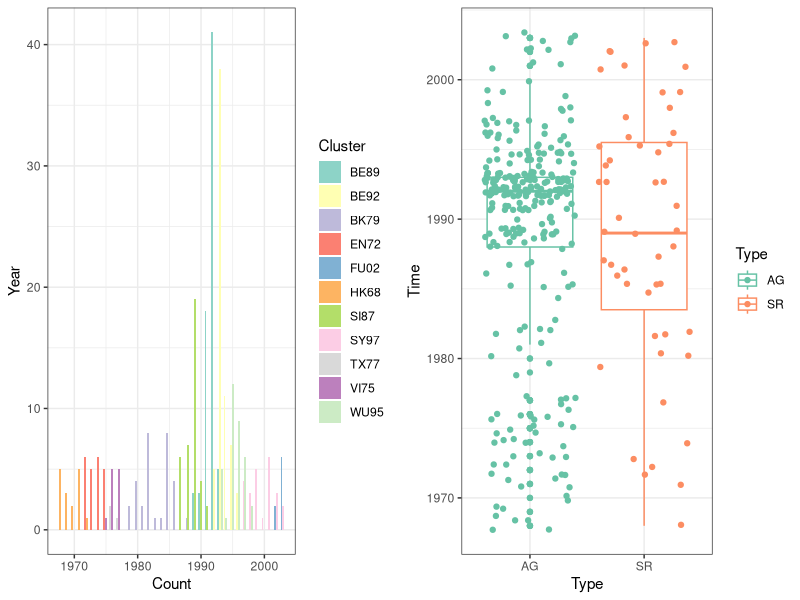
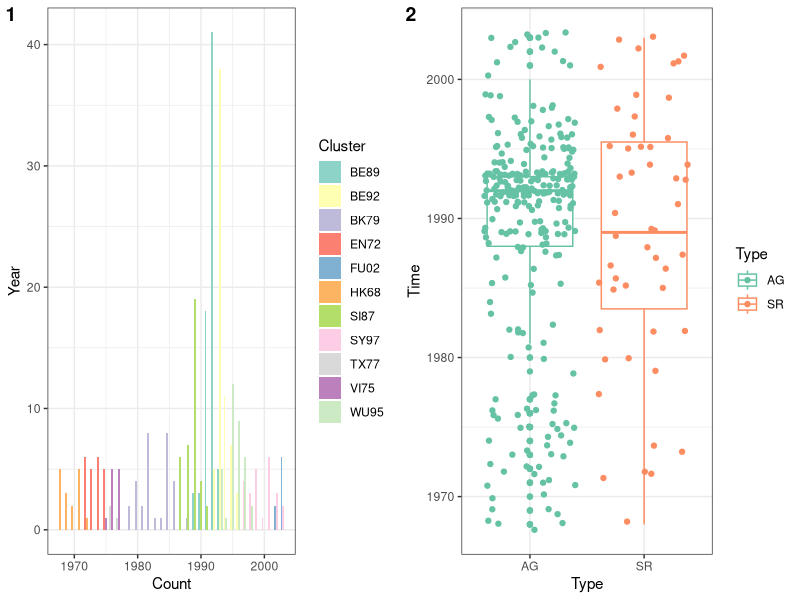
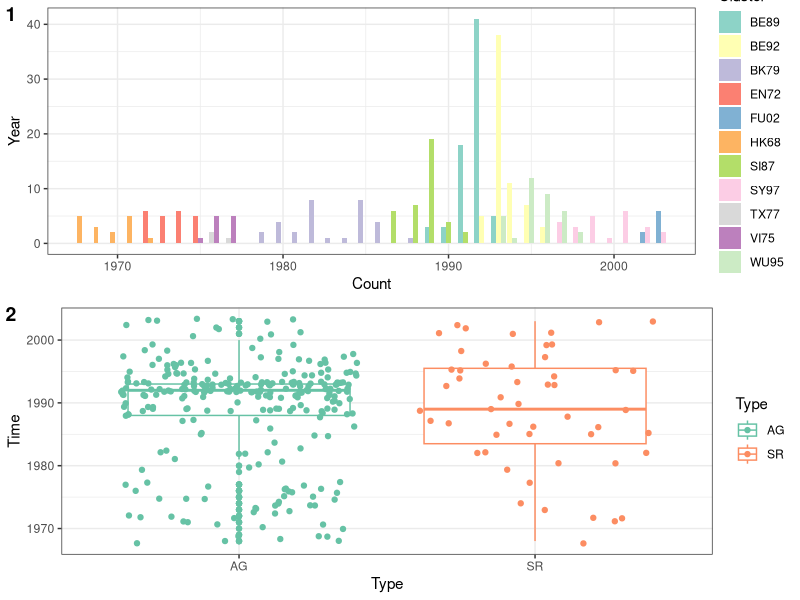
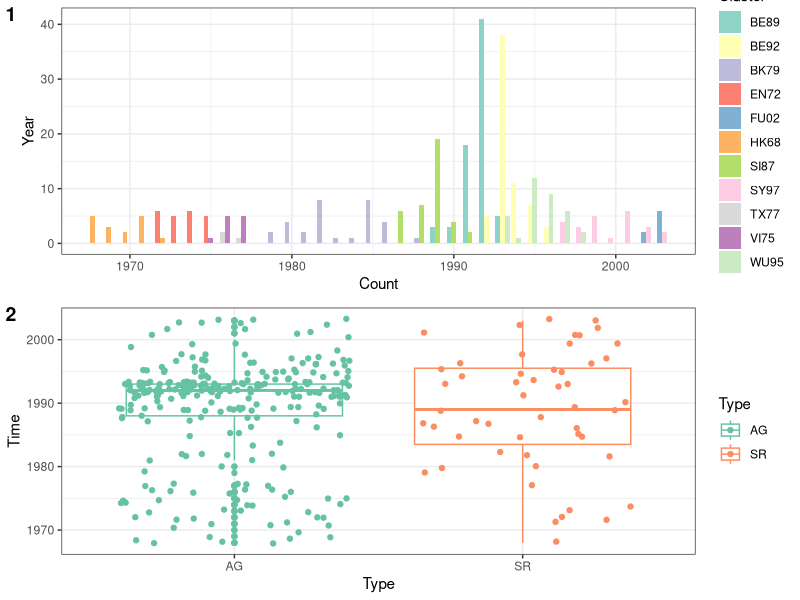
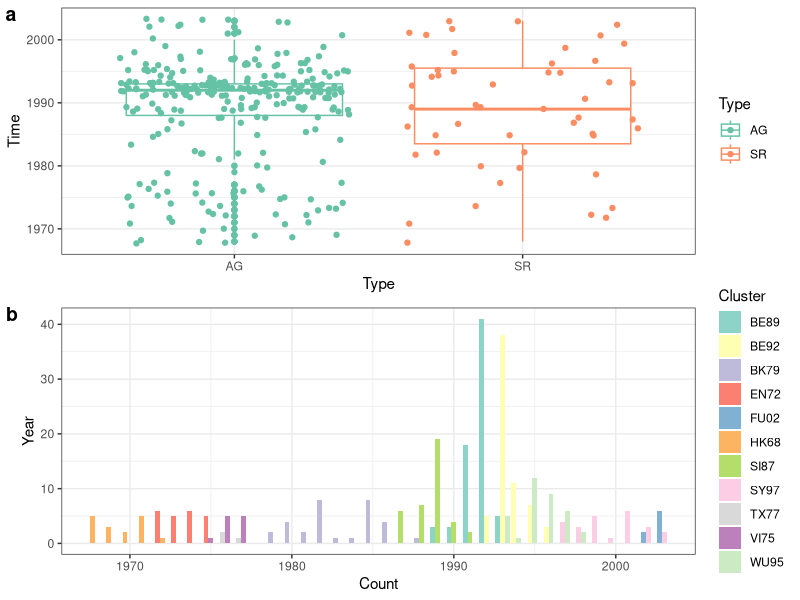
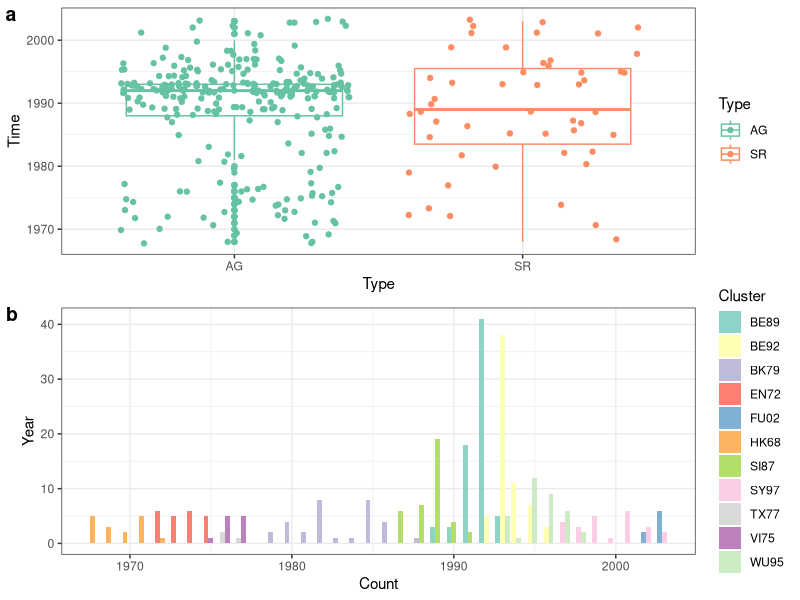
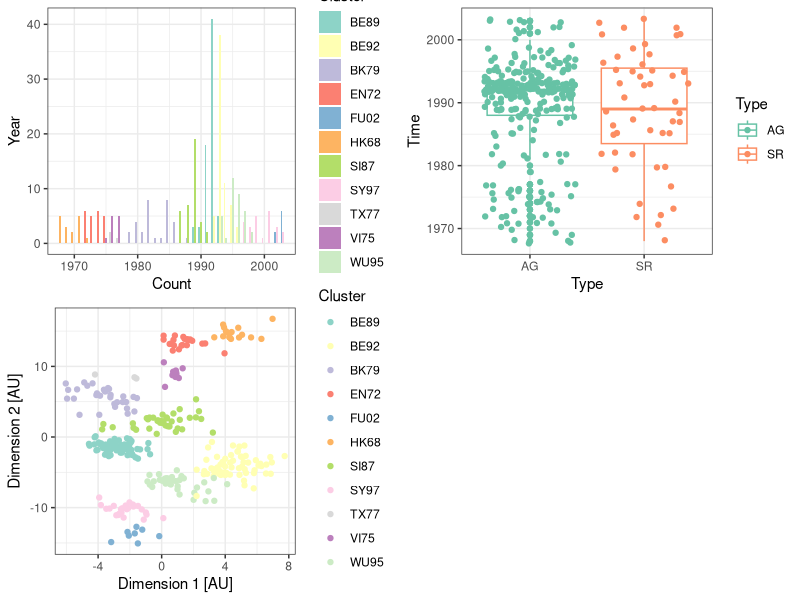
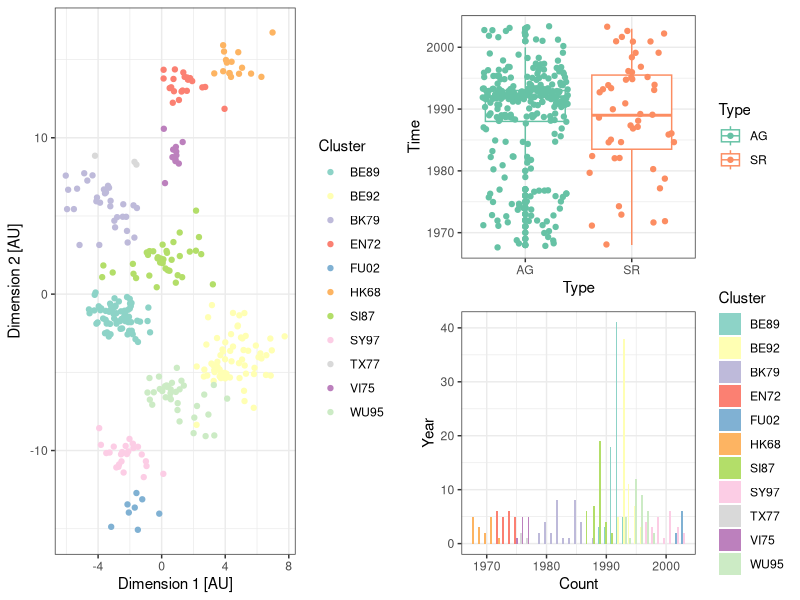

The R script that drew these images, in order: (Note: this script raises an error after producing the figures.)
## ---- chunk 1
knitr::opts_chunk$set(echo = TRUE,
                      cache = TRUE,
                      fig.align = "center",
                      out.height = "80%")
## ---- chunk 2
library("tidyverse")
library("cowplot")
library("RColorBrewer")
## ---- chunk 3
coord <- read_csv("data/2004_Science_Smith_data.csv")
## ---- chunk 4
p <- ggplot(data=coord)
## ---- chunk 5
antigenic_map <- p + 
  geom_point(aes(x=x.coordinate, y=y.coordinate, color=cluster)) +
  scale_color_brewer(type="qual", palette = "Set3") +
  labs(x="Dimension 1 [AU]",
       y="Dimension 2 [AU]",
       color="Cluster") +
  theme_bw()

time_barplot <- p + geom_bar(aes(x=year, fill=cluster),
                             position=position_dodge(preserve="single")) +
  scale_fill_brewer(type="qual", palette = "Set3") +
  labs(x="Count",
       y="Year",
       fill="Cluster") +
  theme_bw()

time_boxplot <- p + 
  geom_boxplot(aes(x=type, y=year, color=type)) +
  geom_jitter(aes(x=type, y=year, color=type)) +
  scale_color_manual(values=c("#66c2a5", "#fc8d62")) +
  labs(x="Type",
       y="Time",
       color="Type") +
  theme_bw()
## ---- chunk 6
plot_grid(time_barplot, time_boxplot)
## ---- chunk 7
plot_grid(time_barplot, time_boxplot,
          labels=c(1,2))

## ---- chunk 8
plot_grid(time_barplot, time_boxplot,
          labels=c(1,2),
          nrow=2)
## ---- chunk 9
plot_grid(time_barplot, time_boxplot,
          labels=c(1,2),
          nrow=2,
          align="v",
          axis="lr")
## ---- chunk 10
plot_grid(time_boxplot, time_barplot,
          labels="auto",
          nrow=2,
          align="v",
          axis="lr")
## ---- chunk 11
plot_grid(time_boxplot, time_barplot,
          labels="auto",
          ncol=1,
          align="v",
          axis="lr")
## ---- chunk 12
plot_grid(time_barplot, time_boxplot, antigenic_map)
## ---- chunk 13
right_column <- plot_grid(time_boxplot, time_barplot,
                   nrow=2,
                   align="v",
                   axis="lr")

plot_grid(antigenic_map, right_column,
          nrow=1,
          align="h",
          axis="t")
## ---- chunk 14
right_column <- plot_grid( time_boxplot + theme(legend.position = "bottom"),
                           time_barplot + theme(legend.position = "none"),
                           nrow=2,
                           align="v",
                           axis="lr")

top_row <- plot_grid(antigenic_map + theme(legend.position = "none"),
                     right_column, nrow=1)

new_map <- antigenic_map +
  guides(color=guide_legend(nrow=2)) +
  theme(legend.position = "bottom")

cluster_legend <- get_legend(new_map)

plot_grid(top_row, cluster_legend,
          nrow=2,
          rel_heights = c(10,1))

## ---- chunk 15
right_column <- plot_grid( time_boxplot + theme(legend.position = "bottom"),
                           time_barplot + theme(legend.position = "none"),
                           nrow=2,
                           align="v",
                           axis="lr")

top_row <- plot_grid(antigenic_map + theme(legend.position = "none"),
                     right_column, nrow=1)
## ---- chunk 16
new_map <- antigenic_map +
  guides(color=guide_legend(nrow=2)) +
  theme(legend.position = "bottom")

cluster_legend <- get_legend(new_map)
## ---- chunk 17
plot_grid(top_row, cluster_legend,
          nrow=2,
          rel_heights = c(10,1))

## ---- chunk 18
right_column <- plot_grid( time_boxplot + theme(legend.position = "bottom"),
                           time_barplot + theme(legend.position = "none"),
                           nrow=2,
                           align="v",
                           axis="lr",
                           labels=c("b", "c"))

top_row <- plot_grid(antigenic_map + theme(legend.position = "none"),
                     right_column, nrow=1,
                     labels=c("a", ""))

plot_grid(top_row, cluster_legend,
          nrow=2,
          rel_heights = c(10,1))
## ---- chunk 19
plot_grid(top_row, cluster_legend,
          nrow=2,
          rel_heights = c(4,1))
## ---- chunk 20
knitr::include_graphics("images/cowplot-themes.png")
## ---- chunk 21
plot_grid(top_row, cluster_legend,
          nrow=2,
          rel_heights = c(10,1)) +
  theme_cowplot()
## ---- chunk 22
boxplot_new <- time_boxplot +
  theme_cowplot() +
  theme(legend.position = "bottom")

barplot_new <- time_barplot + 
  theme_minimal_hgrid() +
  theme(legend.position = "none")

map_new <- antigenic_map + 
  theme_half_open() +
  theme(legend.position = "none")

right_column <- plot_grid(boxplot_new,
                          barplot_new,
                          nrow=2,
                          align="v",
                          axis="lr",
                          labels=c("b", "c"))

top_row <- plot_grid(map_new,
                     right_column, nrow=1,
                     labels=c("a", ""))

plot_grid(top_row, cluster_legend,
          nrow=2,
          rel_heights = c(10,1))
## ---- chunk 23
knitr::include_graphics("images/ggpubr-example.png")
## ---- chunk 24
knitr::include_graphics("images/ggpubr-example-lollipop.png")
## ---- chunk 25
knitr::include_graphics("images/ggpubr-example-bars.png")
